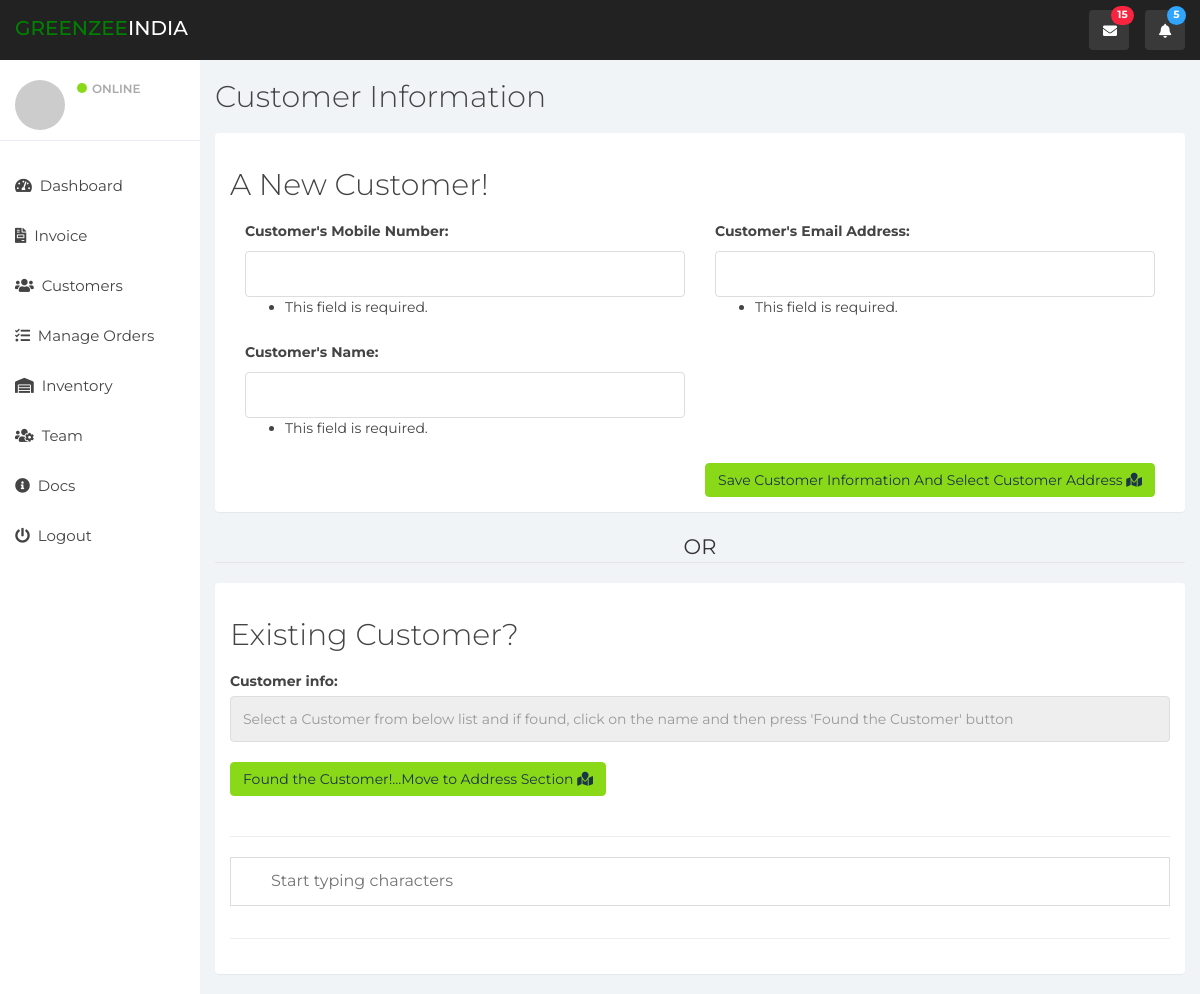
The page /invoice/add/selectCustomer/5/ on the database as committed earlier.
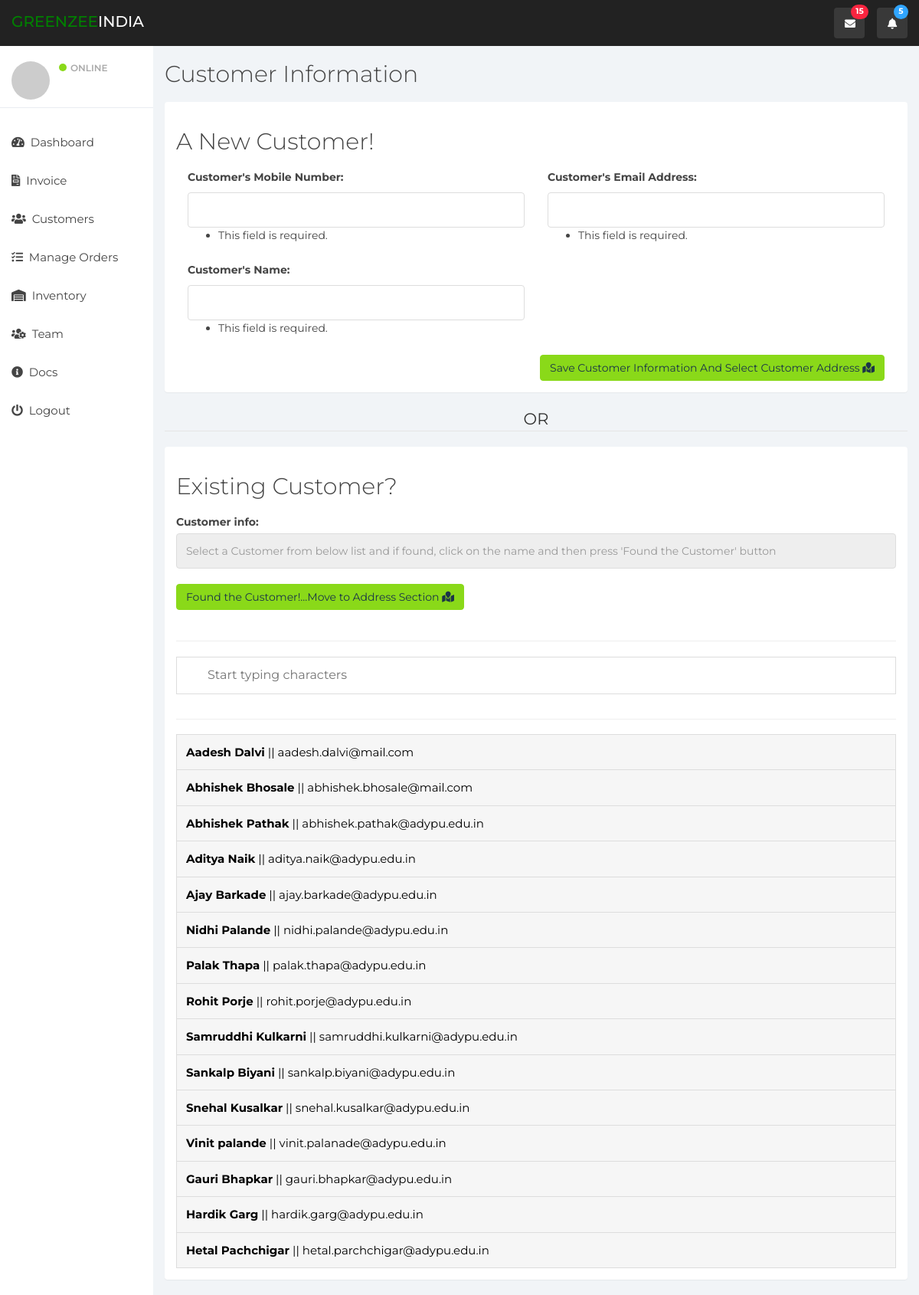
The same page on the database as committed later.
### customer/models.py (models this page shows, shortened)
class customer_table(models.Model):
    customer_id = models.IntegerField(primary_key=True)
    name = models.CharField(max_length=120)
    email = models.EmailField()
    mobileNumber = models.CharField(max_length=10)

### invoice/views.py (the view, shortened to what this page needs)
# urls.py: url(r'invoice/add/selectCustomer/(?P<id>\d+)/', views.accept_customer_record, name='customer-records'),
def accept_customer_record(request, id):
    customer_records = customer_table.objects.all()
    form_existing = ExistingCustomerDetailForm(request.POST or None)
    form_new = CustomerBasicDetailForm(request.POST)
    context = {
        'list': customer_records,
        'form_existing': form_existing,
        'form_new': form_new,
    }
    return render(request, 'customer-record.html', context)

### customer/forms.py
class ExistingCustomerDetailForm(forms.Form):
    customer_info = forms.CharField()
    def __init__(self, *args, **kwargs):
        super(ExistingCustomerDetailForm, self).__init__(*args, **kwargs)
        for visible in self.visible_fields():
            visible.field.widget.attrs['class'] = 'form-control'
            visible.field.widget.attrs['readonly'] = True
            visible.field.widget.attrs['placeholder']  = "Select a Customer from below list and if found, click on the name and then press 'Found the Customer' button"

class CustomerBasicDetailForm(forms.ModelForm):
    class Meta:
        model = customer_table
        fields = {'name', 'mobileNumber', 'email'}
        labels = {
            'name': "Customer's Name",
            'email': "Customer's Email Address",
            'mobileNumber': "Customer's Mobile Number"
        }
    def __init__(self, *args, **kwargs):
        super(CustomerBasicDetailForm, self).__init__(*args, **kwargs)
        for field_name, field in self.fields.items():
            field.widget.attrs['class'] = 'form-control'

### invoice/templates/customer-record.html (shortened to what this page needs)
{% load static %}
<!DOCTYPE html>
<html>
<head>
	{% include 'reqs/headerBar.html' %}
	<link rel="stylesheet" type="text/css" href="{% static 'css/customer-record.css' %}">
</head>
<body>
	{% include 'reqs/navbar.html' %}
	<div class="col-sm-9 col-sm-offset-3 col-lg-10 col-lg-offset-2 main">
		<div class="row">
			<div class="col-lg-12">
				<h2>Customer Information</h2>
			</div>
		</div>
		<div class="panel panel-default">
			<div class="panel-body">
				<h2>A New Customer!</h2>
				<form method="POST">
					<div class="form-row">
						{% for field in form_new %}
							<div class="form-group col-md-6">
								<label>{{ field.label_tag }}</label>
								{{ field }}
								{{ field.errors }}
							</div>
						{% endfor %}
					</div>
					<div class="col-md-12">
						<button type="submit" class="btn btn-default btn-md btn-success pull-right" name="add_to_cart">
							Save Customer Information And Select Customer Address <i class="fas fa-map-marked"></i>
						</button>
					</div>
				</form>
			</div>
		</div>
		<div class="text-center" style="font-size: 20px;">
			<legend>OR</legend>
		</div>
		<div class="panel panel-default">
			<div class="panel-body">
				<h2>Existing Customer?</h2>
				<form method="POST" name="existing_customer" id="existing_customer_form">
					{{ form_existing }}<br>
					<button class="btn btn-default btn-md btn-success" value="submit">
						Found the Customer!...Move to Address Section <i class="fas fa-map-marked"></i>
					</button>
					<br><br>
					<hr>
					<input type="text" id="is_customer" onkeyup="searchFunc()" placeholder="Start typing characters" title="Type in a name">
					<hr>
					<ul id="customer_list">
						{% for object in list %}
							<li data-value="{{ object.customer_id }}">
								<a href="#"><b>{{ object.name }}</b> ||
								{{ object.email }}</a>
							</li>
						{% endfor %}
					</ul>
				</form>
			</div>
		</div>
	</div>
</body>
</html>

### corec/templates/reqs/headerBar.html (shortened to what this page needs)
{% load static %}
<link href="{% static 'css/bootstrap.css' %}" rel="stylesheet">
<link href="{% static 'css/bootstrap.min.css' %}" rel="stylesheet">
<link href="{% static 'css/font-awesome.min.css' %}" rel="stylesheet">
<link href="{% static 'css/datepicker3.css' %}" rel="stylesheet">
<link href="{% static 'css/styles.css' %}" rel="stylesheet">
<link rel="stylesheet" href="https://use.fontawesome.com/releases/v5.8.2/css/all.css">

### corec/templates/reqs/navbar.html (shortened to what this page needs)
<nav class="navbar navbar-custom navbar-fixed-top" role="navigation">
	<div class="container-fluid">
		<div class="navbar-header">
			<a class="navbar-brand" href="#"><span style="color: green;">Greenzee</span>India</a>
			<ul class="nav navbar-top-links navbar-right">
				<li class="dropdown"><a class="dropdown-toggle count-info" data-toggle="dropdown" href="#">
					<em class="fa fa-envelope"></em><span class="label label-danger">15</span>
				</a>
				</li>
				<li class="dropdown"><a class="dropdown-toggle count-info" data-toggle="dropdown" href="#">
					<em class="fa fa-bell"></em><span class="label label-info">5</span>
				</a>
				</li>
			</ul>
		</div>
	</div>
</nav>
<div id="sidebar-collapse" class="col-sm-3 col-lg-2 sidebar">
		<div class="profile-sidebar">
			<div class="profile-userpic">
				<img src="http://placehold.it/50/30a5ff/fff" class="img-responsive" alt="">
			</div>
			<div class="profile-usertitle">
				<div class="profile-usertitle-status"><span class="indicator label-success"></span>Online</div>
			</div>
		</div>
		<ul class="nav menu">
			<li><a href="{% url 'dashboard' %}"><i class="fas fa-tachometer-alt"></i>&nbsp;</em> Dashboard</a></li>
			<li><a href="{% url 'invoice' %}"><i class="fas fa-file-invoice"></i>&nbsp;</em> Invoice</a></li>
			<li><a href="{% url 'blank' %}"><i class="fas fa-users"></i></i>&nbsp;</em> Customers</a></li>
			<li><a href="{% url 'blank' %}"><i class="fas fa-tasks"></i>&nbsp; Manage Orders</a></li>
			<li><a href="{% url 'blank' %}"><i class="fas fa-warehouse"></i>&nbsp;</em> Inventory</a></li>
			<li><a href="{% url 'blank' %}"><i class="fas fa-users-cog"></i>&nbsp;</em> Team</a></li>
			<li><a href="login.html"><i class="fas fa-info-circle"></i>&nbsp; Docs</a></li>
			<li><a href="login.html"><i class="fas fa-power-off"></i>&nbsp; Logout</a></li>
		</ul>
	</div>

### corec/templates/reqs/footerScripts.html (shortened to what this page needs)
{% load static %}

### accounts/static/css/styles.css (style rules this page uses)
body { background: #f1f4f7; padding-top: 60px; font-size: 14px; color: #444444; font-family: "Montserrat", "Helvetica Neue", Helvetica, Arial, sans-serif; }
a, a:hover, a:focus { color: #30a5ff; }
h1, h2, h3, h4, h5, h6 { color: #444444; }
h2 { font-weight: 300; margin-bottom: 20px; }
input.form-control { border: 1px solid #ddd; box-shadow: none; height: 46px; }
.navbar-custom { background: #222; height: 60px; }
.navbar-header .navbar-brand { color: #fff; font-size: 20px; text-transform: uppercase; font-weight: 500; height: 60px; padding-top: 18px; }
.navbar-header .navbar-brand span { color: #30a5ff; }
.dropdown { background: rgba(255, 255, 255, 0.1); float: left; margin: 10px 8px; padding: 0px; border-radius: 4px; }
.dropdown a.dropdown-toggle { color: #fff; height: 40px; width: 40px; padding-top: 11px; padding-left: 9px; }
.dropdown .label { top: -4px; left: 22px; padding-top: 4px; padding-bottom: 4px; position: absolute; border-radius: 9999px; }
.navbar-top-links li:last-child { margin-right: 15px; }
.dropdown em { margin: 0 5px; }
.btn-default, .btn-default:hover, .btn-default:focus, .btn-default:active, .btn-default.active, .open > .dropdown-toggle.btn-default, .btn-default.disabled, .btn-default[disabled], fieldset[disabled] .btn-default, .btn-default.disabled:hover, .btn-default[disabled]:hover, fieldset[disabled] .btn-default:hover, .btn-default.disabled:focus, .btn-default[disabled]:focus, fieldset[disabled] .btn-default:focus, .btn-default.disabled:active, .btn-default[disabled]:active, fieldset[disabled] .btn-default:active, .btn-default.disabled.active, .btn-default[disabled].active, fieldset[disabled] .btn-default.active { background-color: #e9ecf2; border-color: #e9ecf2; color: #1b3548; }
.btn-success, .btn-success:hover, .btn-success:focus, .btn-success:active, .btn-success.active, .open > .dropdown-toggle.btn-success, .btn-success.disabled, .btn-success[disabled], fieldset[disabled] .btn-success, .btn-success.disabled:hover, .btn-success[disabled]:hover, fieldset[disabled] .btn-success:hover, .btn-success.disabled:focus, .btn-success[disabled]:focus, fieldset[disabled] .btn-success:focus, .btn-success.disabled:active, .btn-success[disabled]:active, fieldset[disabled] .btn-success:active, .btn-success.disabled.active, .btn-success[disabled].active, fieldset[disabled] .btn-success.active { background-color: #8ad919; border-color: #8ad919; }
.label-success { background-color: #8ad919; }
.label-info { background-color: #30a5ff; }
.label-danger { background-color: #f9243f; }
.panel { border: 0; }
.navbar { border: 0; }
.sidebar { display: block; padding: 0; display: none; box-shadow: none; background: #fff; }
.sidebar ul { margin: 20px 0px; }
@media (min-width: 768px) { .sidebar { display: block; position: fixed; top: 60px; bottom: 0; left: 0; z-index: 1000; display: block; margin: 0; padding: 0; overflow-x: hidden; overflow-y: auto; } }
@media (min-width: 768px) { .navbar-header { width: 100%; } }
.sidebar ul.nav li a { height: 50px; font-size: 15px; line-height: 2em; color: #444444; }
.profile-sidebar { padding: 10px 0; border-bottom: 1px solid #e9ecf2; }
.indicator { width: 10px; height: 10px; display: inline-block; border-radius: 9999px; margin-right: 5px; }
.profile-userpic img { float: left; margin: 10px 0px 0px 15px; width: 50px; height: 50px; border-radius: 9999px !important; }
.profile-usertitle { float: left; text-align: left; margin: 10px 0 0 12px; }
.profile-usertitle-status { text-transform: uppercase; color: #AAA; font-size: 12px; font-weight: 600; margin-bottom: 15px; }

### invoice/static/css/customer-record.css (style rules this page uses)
#is_customer { background-position: 10px 12px; background-repeat: no-repeat; width: 100%; font-size: 16px; padding: 12px 20px 12px 40px; border: 1px solid #ddd; margin-bottom: 12px; }
#customer_list { list-style-type: none; padding: 0; margin: 0; }
#customer_list li a { border: 1px solid #ddd; margin-top: -1px; background-color: #f6f6f6; padding: 12px; text-decoration: none; font-size: 15px; color: black; display: block }

Rows that differ between the two databases and show on the page:
added customer_table: {{ object.customer_id }} 1 (drawn), name "Aadesh Dalvi", email "aadesh.dalvi@mail.com"
added customer_table: {{ object.customer_id }} 2 (drawn), name "Abhishek Bhosale", email "abhishek.bhosale@mail.com"
added customer_table: {{ object.customer_id }} 3 (drawn), name "Abhishek Pathak", email "abhishek.pathak@adypu.edu.in"
added customer_table: {{ object.customer_id }} 4 (drawn), name "Aditya Naik", email "aditya.naik@adypu.edu.in"
added customer_table: {{ object.customer_id }} 5 (drawn), name "Ajay Barkade", email "ajay.barkade@adypu.edu.in"
added customer_table: {{ object.customer_id }} 7 (drawn), name "Nidhi Palande", email "nidhi.palande@adypu.edu.in"
added customer_table: {{ object.customer_id }} 8 (drawn), name "Palak Thapa", email "palak.thapa@adypu.edu.in"
added customer_table: {{ object.customer_id }} 9 (drawn), name "Rohit Porje", email "rohit.porje@adypu.edu.in"
added customer_table: {{ object.customer_id }} 10 (drawn), name "Samruddhi Kulkarni", email "samruddhi.kulkarni@adypu.edu.in"
added customer_table: {{ object.customer_id }} 11 (drawn), name "Sankalp Biyani", email "sankalp.biyani@adypu.edu.in"
added customer_table: {{ object.customer_id }} 12 (drawn), name "Snehal Kusalkar", email "snehal.kusalkar@adypu.edu.in"
added customer_table: {{ object.customer_id }} 14 (drawn), name "Vinit palande", email "vinit.palanade@adypu.edu.in"
added customer_table: {{ object.customer_id }} 15 (drawn), name "Gauri Bhapkar", email "gauri.bhapkar@adypu.edu.in"
added customer_table: {{ object.customer_id }} 16 (drawn), name "Hardik Garg", email "hardik.garg@adypu.edu.in"
added customer_table: {{ object.customer_id }} 17 (drawn), name "Hetal Pachchigar", email "hetal.parchchigar@adypu.edu.in"
